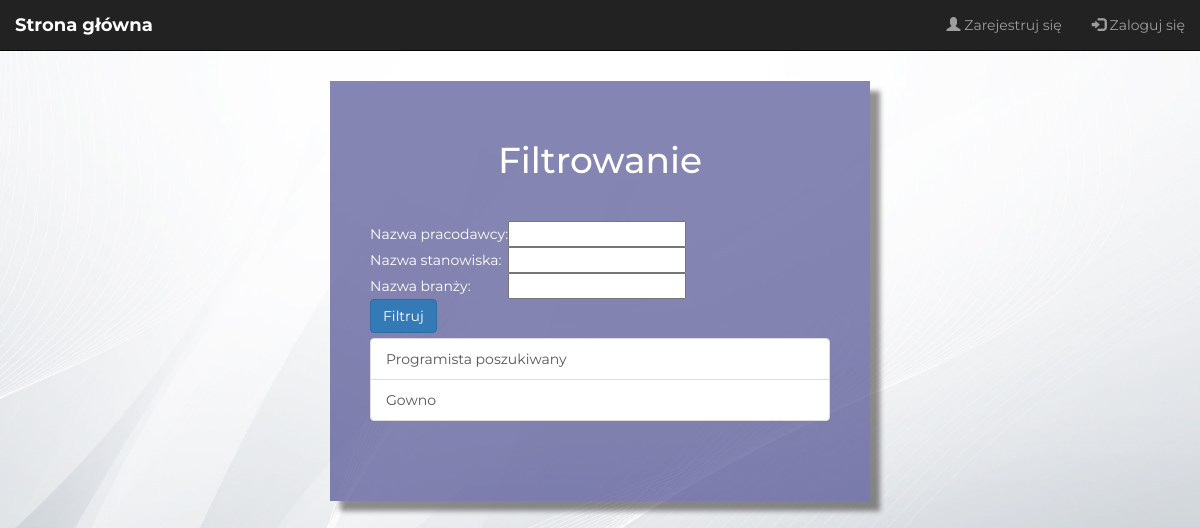
The app's page /search/, older data.
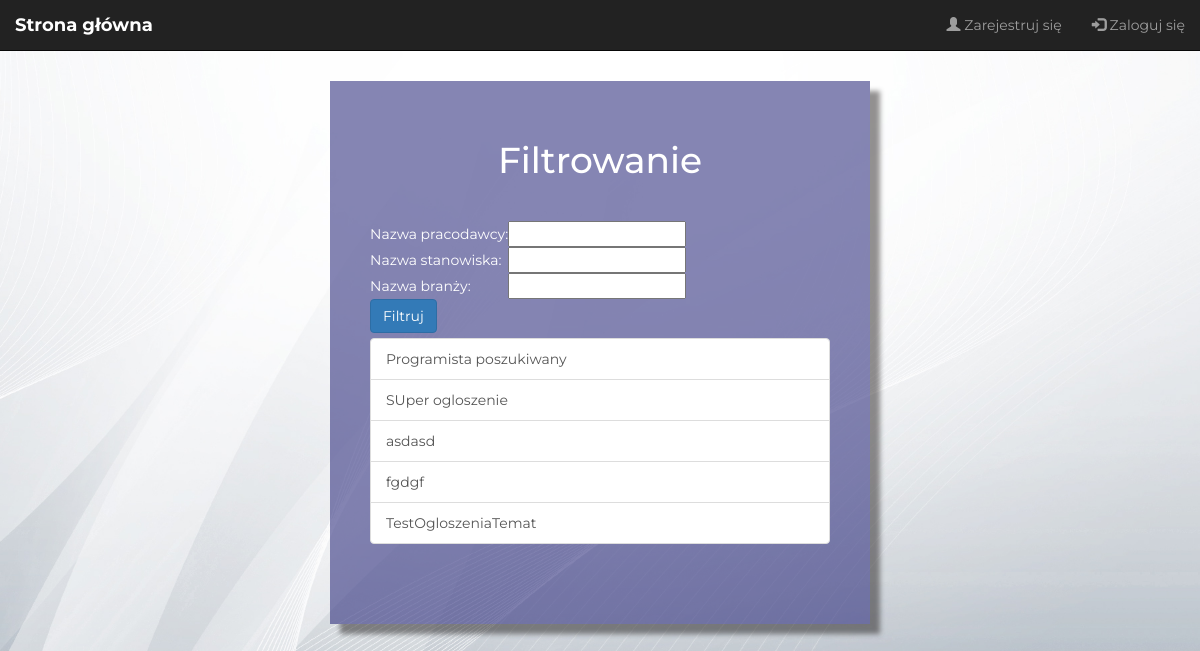
The same page, newer data.
### jobad/models.py (models this page shows, shortened)
class Advertisement(models.Model):
    employer = models.ForeignKey(Employer, on_delete=models.CASCADE)
    name = models.CharField(max_length=255)
    job_title = models.CharField(max_length=255)
    description = models.CharField(max_length=512)

### jobad/views.py (the view)
# urls.py: path('search/', views.search, name='search'),
def search(request):
    query = AdFilter(request.GET, queryset=Advertisement.objects.all())
    return render(request, 'jobad/filter.html', {'ads': query})

### templates/jobad/filter.html
{% extends 'jobad/base.html' %}
{% block filter %}
    <div id="container">
    <div id="row">
    <div id="col-md">
    <form method="get">
        <div class="container-medium">
                <h1>Filtrowanie</h1>
    <table style="margin-top: -30px">
    <tr><td>Nazwa pracodawcy:</td> <td class = "field_box_textarea">{{ ads.form.employer__company_name }}</td><br></tr>
    <tr><td>Nazwa stanowiska:</td><td class = "field_box_textarea">{{ ads.form.job_title }}</td><br></tr>
    <tr><td>Nazwa branży:</td> <td class = "field_box_textarea">{{ ads.form.employer__branch }}</td><br></tr>
    </table>
        <button type="submit" class="btn btn-primary" style="margin-bottom: 5px">Filtruj</button>
    </form>
    <div class="list-group">
        {% for ad in ads.qs %}
         <a href="{% url 'jobad:viewad' ad.id %} " class="list-group-item">{{ ad.name }}</a>
        {% endfor %}
    </div>
    </div>
    </div>
    </div>
    </div>
{% endblock %}

Row changes from the older to the newer data that the page shows:
removed Advertisement: name "Gowno"
added Advertisement: name "SUper ogloszenie"
added Advertisement: name "asdasd"
added Advertisement: name "fgdgf"
added Advertisement: name "TestOgloszeniaTemat"
